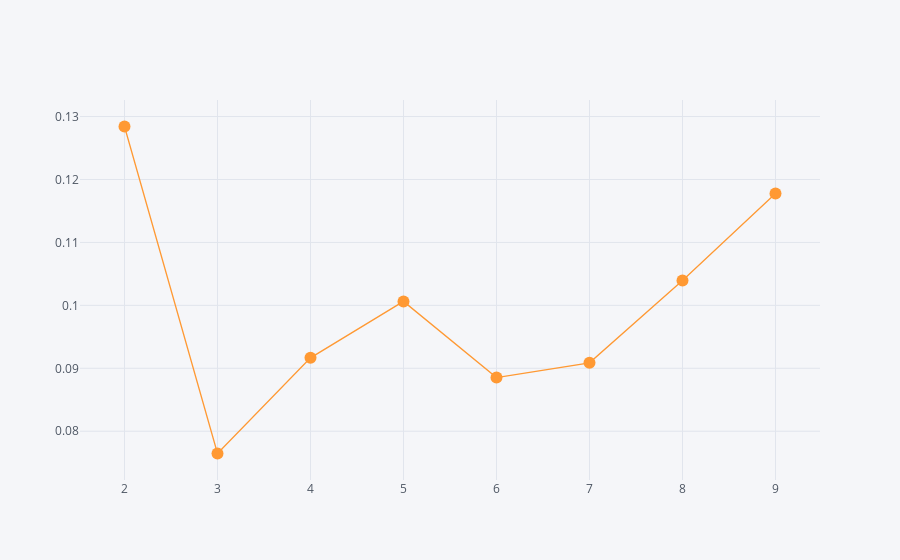

Write notebook code for a chart like this one.
### Code cell
l = []
for k in range(2,10):
    cl = GaussianMixture(n_components=k)
    cl.fit(X)
    l.append((k,silhouette_score(X,cl.predict(X))))
sil = pd.DataFrame(l,columns=['k','sil']).set_index('k')
sil.iplot(mode='lines+markers')

### Figure 1 — Plotly figure (JSON) as saved in the notebook; plotly's stock layout.template omitted (floating-point values rounded to 4 significant figures)
{"data": [{"line": {"color": "rgba(255, 153, 51, 1.0)", "dash": "solid", "shape": "linear", "width": 1.3}, "marker": {"size": 12, "symbol": "circle"}, "mode": "lines+markers", "name": "sil", "text": "", "type": "scatter", "x": [2, 3, 4, 5, 6, 7, 8, 9], "y": [0.1284, 0.07646, 0.09166, 0.1006, 0.08853, 0.09088, 0.1039, 0.1178]}], "layout": {"legend": {"bgcolor": "#F5F6F9", "font": {"color": "#4D5663"}}, "paper_bgcolor": "#F5F6F9", "plot_bgcolor": "#F5F6F9", "title": {"font": {"color": "#4D5663"}}, "xaxis": {"gridcolor": "#E1E5ED", "showgrid": true, "tickfont": {"color": "#4D5663"}, "title": {"font": {"color": "#4D5663"}, "text": ""}, "zerolinecolor": "#E1E5ED"}, "yaxis": {"gridcolor": "#E1E5ED", "showgrid": true, "tickfont": {"color": "#4D5663"}, "title": {"font": {"color": "#4D5663"}, "text": ""}, "zerolinecolor": "#E1E5ED"}}}
